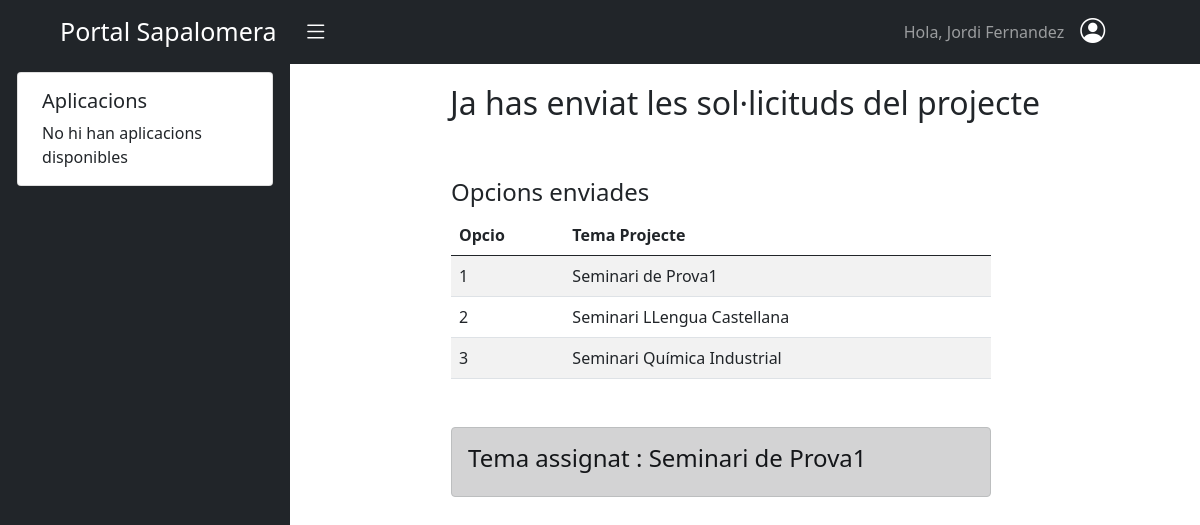
The page /aplicacions/projecte_batxillerat/ (signed in) on the database its author committed.
### batxillerat_projecte/models.py (models this page shows)
class Solicitud(models.Model):
    plantajament = models.TextField()
    seminari = models.ForeignKey(Seminari, on_delete=models.CASCADE)
    usuari = models.ForeignKey(User, on_delete=models.CASCADE)
    assignat = models.BooleanField(default=False)
    class Meta:
        permissions = (
            ("enviar_solicitud", "Pot enviar Solicitud"),
        )

class Seminari(models.Model):
    nom = models.CharField(max_length=100)
    departament = models.ForeignKey(Departament, on_delete=models.CASCADE)
    places = models.PositiveSmallIntegerField()
    def __str__(self):
        return self.nom

### batxillerat_projecte/views.py (the view)
# urls.py: path('',EnviarSolicitud, name='enviar-solicitud'),
@login_required
def EnviarSolicitud(request):
    if request.method == 'POST':
        user = request.user
        seminariPrimeraOpcio = request.POST.get('seminariPrimeraOpcio')
        seminariSegonaOpcio = request.POST.get('seminariSegonaOpcio')
        seminariTerceraOpcio = request.POST.get('seminariTerceraOpcio')
        seminariOpcio1 = get_object_or_404(Seminari, pk=seminariPrimeraOpcio)
        seminariOpcio2 = get_object_or_404(Seminari, pk=seminariSegonaOpcio)
        seminariOpcio3 = get_object_or_404(Seminari, pk=seminariTerceraOpcio)
        solicitud = Solicitud(seminari=seminariOpcio1,usuari=user,plantajament=request.POST.get('plantajamentPrimeraOpcio'))
        solicitud.save()
        solicitud2 = Solicitud(seminari=seminariOpcio2,usuari=user,plantajament=request.POST.get('plantajamentSegonaOpcio'))
        solicitud2.save()
        solicitud3 = Solicitud(seminari=seminariOpcio3,usuari=user,plantajament=request.POST.get('plantajamentSegonaOpcio'))
        solicitud3.save()
        return JsonResponse({'success': True}, status=201)
    else:
        aplicacions = Aplicacio.llistatAplicacions.per_usuari(request.user)
        solicituds =  Solicitud.objects.filter(usuari=request.user)
        if(solicituds.count() >=3):
            return render(request, 'batx_seminaris/solicitud_enviada.html',{'llista_aplicacions':aplicacions,"llista_solicituds":solicituds})
        else:
            departaments = Departament.objects.values()
            return render(request, 'batx_seminaris/enviar_solicitud.html', {'llista_aplicacions':aplicacions,'llista_departaments':departaments})

### aplicacions/modelManagers.py (called while the page is built)
    def per_usuari(self, user):
        today = date.today()
        if user.is_staff:
            return self.get_queryset().all()
        if user.rol.id_rol == 1:
            return self.get_queryset().filter(llista_encarregats__exact=user)
        else:
            return self.get_queryset().filter(llista_grups__in=user.groups.all()).filter(data_limit_fi__gte=today,data_limit_inici__lte=today).distinct()

### batxillerat_projecte/templates/batx_seminaris/solicitud_enviada.html
{% extends "aplicacions/llistar_aplicacions.html" %}
{% block aplicacio %}
{% load static %}
<div class="text-center">
    <h2>Ja has enviat les sol·licituds del projecte</h2>
</div>
<div class="row justify-content-center">
    <divc class="col-sm-8 me-5 mt-5">
        <h4>Opcions enviades</h4>
        <table class="table table-striped">
            <thead>
                <tr>
                  <th scope="col">Opcio</th>
                  <th scope="col">Tema Projecte</th>
                </tr>
            </thead>
            <tbody>
                {% for solicitud  in llista_solicituds %}
                    <tr>
                        <td>{{ forloop.counter }}</td>
                        <td>{{solicitud.seminari}}</td>
                    </tr>
                {% endfor %}
            </tbody>
        </table>
        <div class="mt-5 alert alert-dark">
            <h4>
            Tema assignat :
                {% for solicitud  in llista_solicituds %}
                    {% if solicitud.assignat == True %}
                        {{solicitud.seminari}}
                    {% endif %}
                {% endfor %}
            </h4>
        </div>
    </div>
</div>
{% endblock%}

### templates/navbar.html (shortened to what this page needs)
<nav class="navbar navbar-expand-lg navbar-dark  bg-dark">
  <div class="container-fluid">
    <a class="navbar-brand ps-5" style="font-size: 25px;">Portal Sapalomera
      <i id="menu-toggle" type="button" class="navbar-toggle collapsed bg-dark bi bi-list" style="padding-left: 20px; font-size:25px;"collapse" data-target="#navbar" aria-expanded="false" aria-controls="navbar"></i>
    </a>
    <div style="margin-right: 5%;">
      <ul class="navbar-nav" >
        <li class="nav-item"><a class="nav-link">Hola, {{user.get_full_name}}</a></li>
        <div class="dropdown pe-4">
          <a class="p-0 ps-2 text-dark" role="button" id="dropdownMenuLink"  data-bs-toggle="dropdown" aria-expanded="false">
            <i class=" bi bi-person-circle text-white" style="font-size: 25px;"></i>
          </a>
        </div>
      </ul>
    </div>
  </div>
</nav>

### rows shown on the page
Solicitud: seminari "Seminari de Prova1"
Solicitud: seminari "Seminari LLengua Castellana"
Solicitud: seminari "Seminari Química Industrial"

### other values the page prints
{{ user.get_full_name }} "Jordi Fernandez"
